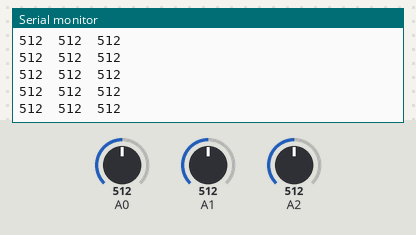
Recording of a sketch running on a simulated Arduino Uno, built with avr-gcc and run on an emulated ATmega328P. Parts: the last lines printed to the serial monitor. Inputs (shaded band) come from the test bench; at power-on: A2 = 512, A0 = 512, A1 = 512.

Above: at 8.7 s.
8.8 s: A2 set to 984
At 8.88 s:
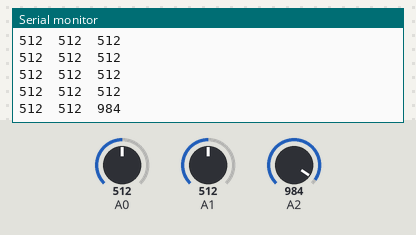
11.8 s: A2 set to 1011
At 11.8 s:
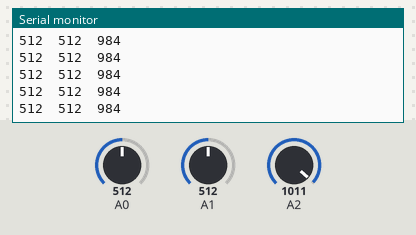
Timing chart, 0 to 14.3 s (numbered marks = the images above; inputs shaded):
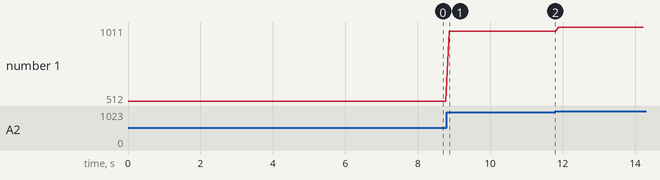

The sketch:

ayudaatusamigos_01.ino
```cpp
// #include "HMC5883L_Simple.h"
// #include "utility/twi.h"
// #include "Wire.h"

// ayudaatusamigos_01.ino
// HMC5883L_Simple Compass;

void setup() {
	// Compass.SetDeclination(8, 35, 'W');
	Serial.begin(9600);
	analogReference(EXTERNAL);
}
// HMC5883L_Simple::MagnetometerSample sample;

void loop() {
	// float heading = Compass.GetHeadingDegrees();
	//   sample = Compass.ReadAxes();
	// Serial.print(sample.X, DEC);
	// Serial.print(":");
	// Serial.print(sample.Y, DEC);
	// Serial.print(":");
	// Serial.print(sample.Z, DEC);
	// Serial.println();

// print the sensor values:
  Serial.print(analogRead(A0));
  // print a tab between values:
  Serial.print("\t");
  Serial.print(analogRead(A1));
  // print a tab between values:
  Serial.print("\t");
  Serial.print(analogRead(A2));
  Serial.println();

	delay(100);

}
```

Measured:
- after the input at 8.8 s, the serial monitor: prints a new line after 0.07 s (image 1)
- plotted number 1: 512 → 984 after the input at 8.8 s, 984 → 1011 after the input at 11.8 s
